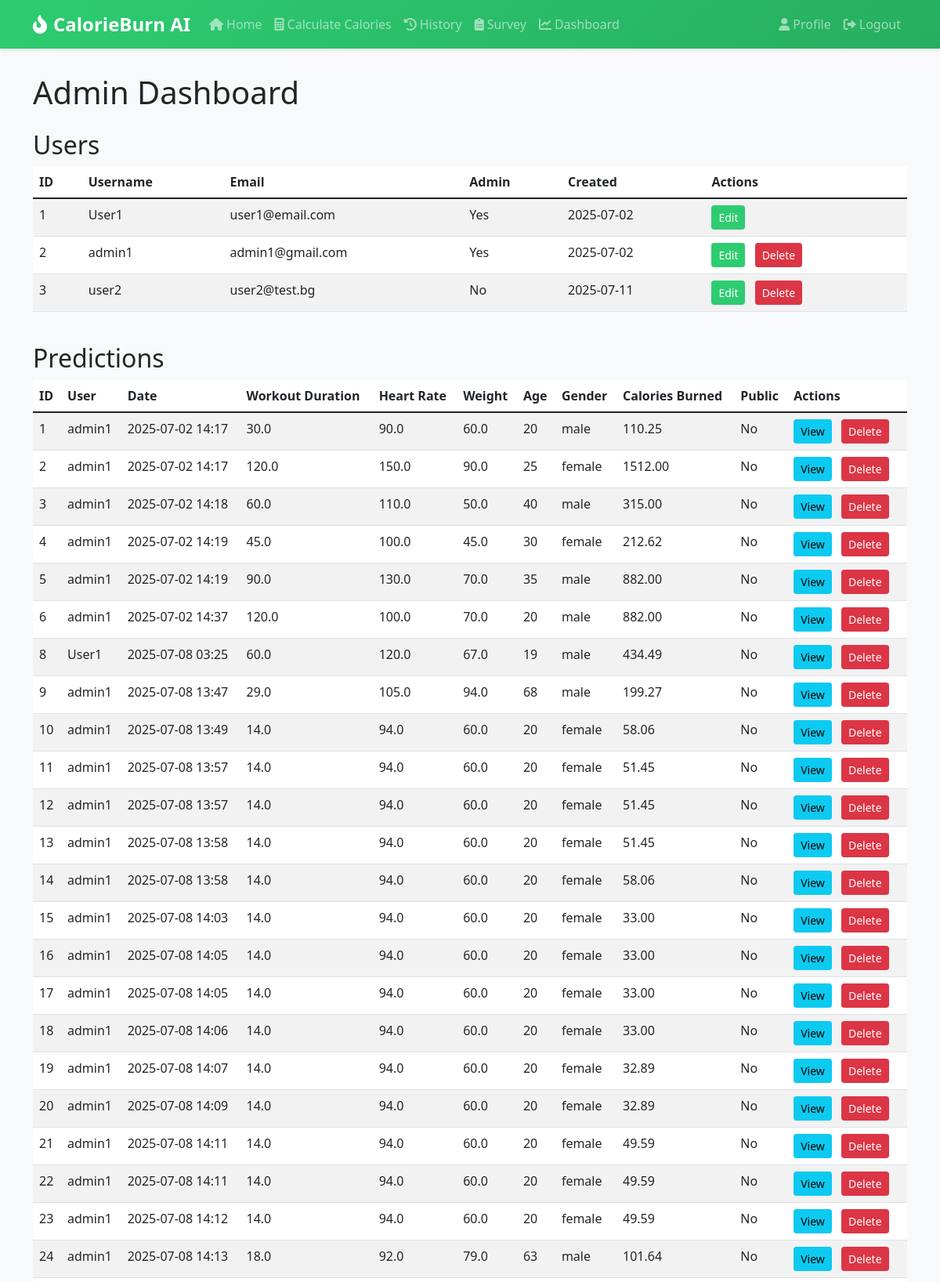
The app's page /admin/dashboard (signed in, upper part) with its own data.
### app/models/user.py (models this page shows, shortened)
class User(UserMixin, db.Model):
    id = db.Column(db.Integer, primary_key=True)
    username = db.Column(db.String(64), unique=True, nullable=False)
    email = db.Column(db.String(120), unique=True, nullable=False)
    password_hash = db.Column(db.String(128))
    is_admin = db.Column(db.Boolean, default=False)
    created_at = db.Column(db.DateTime, default=datetime.utcnow)
    profile = db.relationship('UserProfile', backref='user', uselist=False, cascade="all, delete-orphan")
    predictions = db.relationship('Prediction', backref='user', lazy='dynamic', cascade="all, delete-orphan")
    surveys = db.relationship('Survey', backref='user', lazy='dynamic', cascade="all, delete-orphan")

### app/models/ai_model.py (models this page shows, shortened)
class Prediction(db.Model):
    id = db.Column(db.Integer, primary_key=True)
    user_id = db.Column(db.Integer, db.ForeignKey('user.id'), nullable=False)
    input_data = db.Column(db.JSON, nullable=False)
    prediction_result = db.Column(db.Float, nullable=False)
    created_at = db.Column(db.DateTime, default=datetime.utcnow)
    is_public = db.Column(db.Boolean, default=False)

### app/admin/routes.py (the view)
    def decorated_function(*args, **kwargs):
        if not current_user.is_authenticated or not current_user.is_admin:
            flash('You do not have permission to access this page.')
            return redirect(url_for('main.index'))
        return f(*args, **kwargs)

### app/admin/routes.py (called while the page is built)
def admin_required(f):
    def decorated_function(*args, **kwargs):
        if not current_user.is_authenticated or not current_user.is_admin:
            flash('You do not have permission to access this page.')
            return redirect(url_for('main.index'))
        return f(*args, **kwargs)
    decorated_function.__name__ = f.__name__
    return decorated_function

@bp.route('/dashboard')
@login_required
@admin_required
def dashboard():
    users = User.query.all()
    predictions = Prediction.query.all()
    surveys = Survey.query.all()
    return render_template('admin/dashboard.html',
                         title='Admin Dashboard',
                         users=users,
                         predictions=predictions,
                         surveys=surveys)

### app/models/user.py (called while the page is built)
@login_manager.user_loader
def load_user(id):
    return User.query.get(int(id))

### app/utils/time_utils.py (called while the page is built)
def to_bulgarian_time(dt):
    if dt is None:
        return None
    return dt + timedelta(hours=3)

### app/templates/admin/dashboard.html (shortened to what this page needs)
{% extends "base.html" %}
{% block content %}
<div class="row">
    <div class="col-md-12">
        <h1>Admin Dashboard</h1>
        <h2 class="mt-4">Users</h2>
        <div class="table-responsive">
            <table class="table table-striped">
                <thead>
                    <tr>
                        <th>ID</th>
                        <th>Username</th>
                        <th>Email</th>
                        <th>Admin</th>
                        <th>Created</th>
                        <th>Actions</th>
                    </tr>
                </thead>
                <tbody>
                    {% for user in users %}
                    <tr>
                        <td>{{ user.id }}</td>
                        <td>{{ user.username }}</td>
                        <td>{{ user.email }}</td>
                        <td>{{ "Yes" if user.is_admin else "No" }}</td>
                        <td>{{ user.created_at.strftime('%Y-%m-%d') }}</td>
                        <td>
                            <a href="{{ url_for('admin.edit_user', id=user.id) }}" class="btn btn-sm btn-primary">Edit</a>
                            {% if user != current_user %}
                            <form action="{{ url_for('admin.delete_user', id=user.id) }}" method="post" style="display: inline;">
                                <button type="submit" class="btn btn-sm btn-danger" onclick="return confirm('Are you sure you want to delete this user?')">Delete</button>
                            </form>
                            {% endif %}
                        </td>
                    </tr>
                    {% endfor %}
                </tbody>
            </table>
        </div>
        <h2 class="mt-4">Predictions</h2>
        <div class="table-responsive">
            <table class="table table-striped">
                <thead>
                    <tr>
                        <th>ID</th>
                        <th>User</th>
                        <th>Date</th>
                        <th>Workout Duration</th>
                        <th>Heart Rate</th>
                        <th>Weight</th>
                        <th>Age</th>
                        <th>Gender</th>
                        <th>Calories Burned</th>
                        <th>Public</th>
                        <th>Actions</th>
                    </tr>
                </thead>
                <tbody>
                    {% for prediction in predictions %}
                    <tr>
                        <td>{{ prediction.id }}</td>
                        <td>{{ prediction.user.username }}</td>
                        <td>{{ (prediction.created_at|to_bulgarian_time).strftime('%Y-%m-%d %H:%M') }}</td>
                        <td>{{ prediction.input_data.workout_duration }}</td>
                        <td>{{ prediction.input_data.heart_rate }}</td>
                        <td>{{ prediction.input_data.weight }}</td>
                        <td>{{ prediction.input_data.age }}</td>
                        <td>{{ prediction.input_data.gender }}</td>
                        <td>{{ '%.2f'|format(prediction.prediction_result) }}</td>
                        <td>{{ 'Yes' if prediction.is_public else 'No' }}</td>
                        <td>
                            <a href="{{ url_for('admin.view_prediction', id=prediction.id) }}" class="btn btn-info btn-sm">View</a>
                            <form action="{{ url_for('admin.delete_prediction', id=prediction.id) }}" method="post" style="display:inline;">
                                <button type="submit" class="btn btn-danger btn-sm" onclick="return confirm('Are you sure you want to delete this prediction?');">Delete</button>
                            </form>
                        </td>
                    </tr>
                    {% endfor %}
                </tbody>
            </table>
        </div>
        <br><br>
    </div>
</div>
{% endblock %}

### app/static/css/style.css (style rules this page uses)
body { background-color: #f8f9fa; }
.table { background-color: #fff; }
.btn { margin-right: 0.5rem; }

### app/templates/base.html (style rules this page uses)
:root { --primary-color: #2ecc71; --secondary-color: #27ae60; --dark-color: #2c3e50; }
body { background-color: #f8f9fa; }
.btn-primary { background-color: var(--primary-color); border-color: var(--primary-color); }

### records on screen
User: id "1", username "User1", email "user1@email.com", is_admin "Yes", created_at "2025-07-02"
User: id "2", username "admin1", email "admin1@gmail.com", is_admin "Yes", created_at "2025-07-02"
User: id "3", username "user2", email "user2@test.bg", is_admin "No", created_at "2025-07-11"
Prediction: id "1", user.username "admin1", created_at "2025-07-02 14:17", input_data.workout_duration "30.0", input_data.heart_rate "90.0", input_data.weight "60.0", input_data.age "20", input_data.gender "male", prediction_result "110.25", is_public "No"
Prediction: id "2", user.username "admin1", created_at "2025-07-02 14:17", input_data.workout_duration "120.0", input_data.heart_rate "150.0", input_data.weight "90.0", input_data.age "25", input_data.gender "female", prediction_result "1512.00", is_public "No"
Prediction: id "3", user.username "admin1", created_at "2025-07-02 14:18", input_data.workout_duration "60.0", input_data.heart_rate "110.0", input_data.weight "50.0", input_data.age "40", input_data.gender "male", prediction_result "315.00", is_public "No"
Prediction: id "4", user.username "admin1", created_at "2025-07-02 14:19", input_data.workout_duration "45.0", input_data.heart_rate "100.0", input_data.weight "45.0", input_data.age "30", input_data.gender "female", prediction_result "212.62", is_public "No"
Prediction: id "5", user.username "admin1", created_at "2025-07-02 14:19", input_data.workout_duration "90.0", input_data.heart_rate "130.0", input_data.weight "70.0", input_data.age "35", input_data.gender "male", prediction_result "882.00", is_public "No"
Prediction: id "6", user.username "admin1", created_at "2025-07-02 14:37", input_data.workout_duration "120.0", input_data.heart_rate "100.0", input_data.weight "70.0", input_data.age "20", input_data.gender "male", prediction_result "882.00", is_public "No"
Prediction: id "8", user.username "User1", created_at "2025-07-08 03:25", input_data.workout_duration "60.0", input_data.heart_rate "120.0", input_data.weight "67.0", input_data.age "19", input_data.gender "male", prediction_result "434.49", is_public "No"
Prediction: id "9", user.username "admin1", created_at "2025-07-08 13:47", input_data.workout_duration "29.0", input_data.heart_rate "105.0", input_data.weight "94.0", input_data.age "68", input_data.gender "male", prediction_result "199.27", is_public "No"
Prediction: id "10", user.username "admin1", created_at "2025-07-08 13:49", input_data.workout_duration "14.0", input_data.heart_rate "94.0", input_data.weight "60.0", input_data.age "20", input_data.gender "female", prediction_result "58.06", is_public "No"
Prediction: id "11", user.username "admin1", created_at "2025-07-08 13:57", input_data.workout_duration "14.0", input_data.heart_rate "94.0", input_data.weight "60.0", input_data.age "20", input_data.gender "female", prediction_result "51.45", is_public "No"
Prediction: id "12", user.username "admin1", created_at "2025-07-08 13:57", input_data.workout_duration "14.0", input_data.heart_rate "94.0", input_data.weight "60.0", input_data.age "20", input_data.gender "female", prediction_result "51.45", is_public "No"
Prediction: id "13", user.username "admin1", created_at "2025-07-08 13:58", input_data.workout_duration "14.0", input_data.heart_rate "94.0", input_data.weight "60.0", input_data.age "20", input_data.gender "female", prediction_result "51.45", is_public "No"
Prediction: id "14", user.username "admin1", created_at "2025-07-08 13:58", input_data.workout_duration "14.0", input_data.heart_rate "94.0", input_data.weight "60.0", input_data.age "20", input_data.gender "female", prediction_result "58.06", is_public "No"
Prediction: id "15", user.username "admin1", created_at "2025-07-08 14:03", input_data.workout_duration "14.0", input_data.heart_rate "94.0", input_data.weight "60.0", input_data.age "20", input_data.gender "female", prediction_result "33.00", is_public "No"
Prediction: id "16", user.username "admin1", created_at "2025-07-08 14:05", input_data.workout_duration "14.0", input_data.heart_rate "94.0", input_data.weight "60.0", input_data.age "20", input_data.gender "female", prediction_result "33.00", is_public "No"
Prediction: id "17", user.username "admin1", created_at "2025-07-08 14:05", input_data.workout_duration "14.0", input_data.heart_rate "94.0", input_data.weight "60.0", input_data.age "20", input_data.gender "female", prediction_result "33.00", is_public "No"
Prediction: id "18", user.username "admin1", created_at "2025-07-08 14:06", input_data.workout_duration "14.0", input_data.heart_rate "94.0", input_data.weight "60.0", input_data.age "20", input_data.gender "female", prediction_result "33.00", is_public "No"
Prediction: id "19", user.username "admin1", created_at "2025-07-08 14:07", input_data.workout_duration "14.0", input_data.heart_rate "94.0", input_data.weight "60.0", input_data.age "20", input_data.gender "female", prediction_result "32.89", is_public "No"
Prediction: id "20", user.username "admin1", created_at "2025-07-08 14:09", input_data.workout_duration "14.0", input_data.heart_rate "94.0", input_data.weight "60.0", input_data.age "20", input_data.gender "female", prediction_result "32.89", is_public "No"
Prediction: id "21", user.username "admin1", created_at "2025-07-08 14:11", input_data.workout_duration "14.0", input_data.heart_rate "94.0", input_data.weight "60.0", input_data.age "20", input_data.gender "female", prediction_result "49.59", is_public "No"
Prediction: id "22", user.username "admin1", created_at "2025-07-08 14:11", input_data.workout_duration "14.0", input_data.heart_rate "94.0", input_data.weight "60.0", input_data.age "20", input_data.gender "female", prediction_result "49.59", is_public "No"
Prediction: id "23", user.username "admin1", created_at "2025-07-08 14:12", input_data.workout_duration "14.0", input_data.heart_rate "94.0", input_data.weight "60.0", input_data.age "20", input_data.gender "female", prediction_result "49.59", is_public "No"
Prediction: id "24", user.username "admin1", created_at "2025-07-08 14:13", input_data.workout_duration "18.0", input_data.heart_rate "92.0", input_data.weight "79.0", input_data.age "63", input_data.gender "male", prediction_result "101.64", is_public "No"
